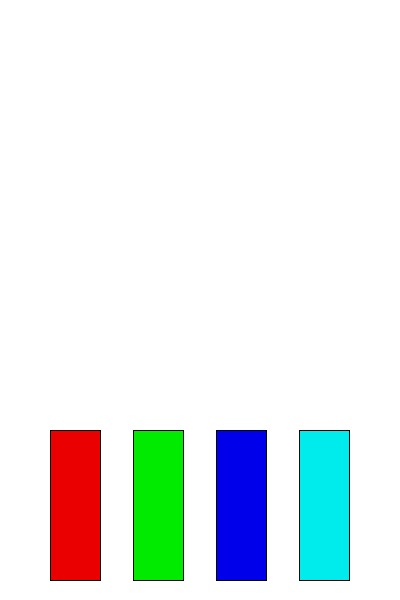
Frame 1 (no input)
Frame 60 (the mouse pressed at the canvas centre just before this capture): identical to frame 1, image omitted
Frame 120 (the mouse held since frame 60 and released just before this capture): identical to frame 1, image omitted

The Processing sketch that drew this single still picture (run headless with seeded random() and noise(); from frame 60 on, the mouse is pressed at the canvas centre):

// Processing sketch: processing_40732
// ── processing_40732.pde

// October 2, 2011
// Ben Light
// bl1236@nyu.edu
// ICM Week 4

float x, y, a, b, c, d, e, f, g, h;
float growSpeed;
float shrinkSpeed;

// Button poisiton variables
int button1X, button1Y;
int button2X, button2Y;
int button3X, button3Y;
int button4X, button4Y;
int button5X, button5Y;

// Button size variable
int button1W, button1H, button1MaxH;
int button2W, button2H, button2MaxH;
int button3W, button3H, button3MaxH;
int button4W, button4H, button4MaxH;
int button5W, button5H, button5MaxH;

// Button Color Variables
float button1Color;
float button2Color;
float button3Color;
float button4Color;
float button5Color;

// Button Base Dimension Variables
int buttonWidth;
int buttonHeight;
int buttonSpace;

void setup(){
  size(400,600);
  smooth();
  
  x = 0;  // Button1's growing rect x
  y = 0;  // Button1's growing rect y
  a = 0;  // Button2's growing rect x
  b = 0;  // Button2's growing rect y
  c = 0;  // Button3's growing rect x
  d = 0;  // Button3's growing rect y
  e = 0;  // Button4's growing rect x
  f = 0;  // Button4's growing rect y
  g = 0;  // Button5's growing rect x
  h = 0;  // Button5's growing rect y
  
  growSpeed = 1;
  shrinkSpeed = 2;
  
  buttonWidth = 50;
  buttonHeight = 150;
  buttonSpace = 33;
  
  button1X = 50;
  button2X = button1X + buttonWidth + buttonSpace;
  button3X = button2X + buttonWidth + buttonSpace;
  button4X = button3X + buttonWidth + buttonSpace;
  button5X = button4X + buttonWidth + buttonSpace;
  
  button1Y = height - buttonHeight - 20;
  button2Y = height - buttonHeight - 20;
  button3Y = height - buttonHeight - 20;
  button4Y = height - buttonHeight - 20;
  button5Y = height - buttonHeight - 20;
  
  button1H = 100;
  button2H = 200;
  button3H = 300;
  button4H = 400;
  button5H = 500;
  
  button1Color = 235;
  button2Color = 235;
  button3Color = 235;
  button4Color = 235;
  button5Color = 235;
  
  
}

void draw(){
  background(255);
  
  
 // Button 1
  fill(button1Color, 0, 0);  // Color 1A
  if(mouseX >= button1X && mouseX <= button1X + buttonWidth &&
     mouseY >= button1Y && mouseY <= button1Y + buttonHeight){
       // If you are on Button 1 then
       if(mousePressed && x <= button1H){  // Height of new rectangle
         // If you click mouse while in the rect, new rectangle grows
         //fill(255,0,0);  // Color 1B
         x = x + growSpeed;
         y = y - growSpeed;
         fill(button1Color-(x*.4),0,0);    // Color 1B
         rect(button1X, button1Y+y, buttonWidth, buttonHeight+x);
        
       }
       else {
         if(x >= 0){
         // If you un click mouse while in rectangle, new rectangle shrinks
         //fill(255,0,0);  // Color 1B
         x = x - growSpeed;
         y = y + growSpeed;
         fill(button1Color-(x*.4),0,0);    // Color 1B
         rect(button1X, button1Y+y, buttonWidth, buttonHeight+x);
         }
       }
    // Button Hover Color
    //fill(255,0,0);}    //Color 1B
    fill(button1Color-(x*.4),0,0);   } // Color 1B
    else {
         if(x >= 0){
         // new rectangle will still shrink if you are no longer on button
         x = x - shrinkSpeed;  // Shrinks a bit quicker
         y = y + shrinkSpeed;  // Shrinks a bit quicker
         rect(button1X, button1Y+y, buttonWidth, buttonHeight+x);
         }
  }
  
  rect(button1X, button1Y, buttonWidth, buttonHeight);
  
  
  // Button 2
  fill(0, button2Color, 0);  // Color 2A
  if(mouseX >= button2X && mouseX <= button2X + buttonWidth &&
     mouseY >= button2Y && mouseY <= button2Y + buttonHeight){
       // If you are on Button 2 then
       if(mousePressed && a <= button2H){  // Height of new rectangle
         // If you click mouse while in the rect, new rectangle grows
         //fill(0,255,0);  // Color 2B
         a = a + growSpeed;
         b = b - growSpeed;
         fill(0, button2Color-(a*.3),0);  // Color 2B
         rect(button2X, button2Y+b, buttonWidth, buttonHeight+a);
        
       }
       else {
         if(a >= 0){
         // If you un click mouse while in rectangle, new rectangle shrinks
         //fill(0,255,0);  // Color 2B
         a = a - growSpeed;
         b = b + growSpeed;
         fill(0, button2Color-(a*.3),0);  // Color 2B
         rect(button2X, button2Y+b, buttonWidth, buttonHeight+a);
         }
       }
    // Button Hover Color
    //fill(0,255,0);}    //Color 2B
    fill(0, button2Color-(a*.3),0);   } // Color 2B
    else {
         if(a >= 0){
         // new rectangle will still shrink if you are no longer on button
         a = a - shrinkSpeed;  // Shrinks a bit quicker
         b = b + shrinkSpeed;  // Shrinks a bit quicker
         rect(button2X, button2Y+b, buttonWidth, buttonHeight+a);
         }
  }
  
  rect(button2X, button2Y, buttonWidth, buttonHeight);
  
  
  // Button 3
  fill(0, 0, button3Color);  // Color 3A
  if(mouseX >= button3X && mouseX <= button3X + buttonWidth &&
     mouseY >= button3Y && mouseY <= button3Y + buttonHeight){
       // If you are on Button 3 then
       if(mousePressed && c <= button3H){  // Height of new rectangle
         // If you click mouse while in the rect, new rectangle grows
         //fill(0,0,255);  // Color 3B
         c = c + growSpeed;
         d = d - growSpeed;
         fill(0, 0, button3Color-(c*.25));  // Color 3B
         rect(button3X, button3Y+d, buttonWidth, buttonHeight+c);
        
       }
       else {
         if(c >= 0){
         // If you un click mouse while in rectangle, new rectangle shrinks
        // fill(0,0,255);  // Color 3B
         c = c - growSpeed;
         d = d + growSpeed;
         fill(0, 0, button3Color-(c*.25));  // Color 3B
         rect(button3X, button3Y+d, buttonWidth, buttonHeight+c);
         }
       }
    // Button Hover Color
    //fill(0,0,255);}    //Color 3B
    fill(0, 0, button3Color-(c*.25)); } // Color 3B
    else {
         if(c >= 0){
         // new rectangle will still shrink if you are no longer on button
         c = c - shrinkSpeed;  // Shrinks a bit quicker
         d = d + shrinkSpeed;  // Shrinks a bit quicker
         rect(button3X, button3Y+d, buttonWidth, buttonHeight+c);
         }
  }
  
  rect(button3X, button3Y, buttonWidth, buttonHeight);
  
  // Button 4
  fill(0, button4Color, button4Color);  // Color 4A
  if(mouseX >= button4X && mouseX <= button4X + buttonWidth &&
     mouseY >= button4Y && mouseY <= button4Y + buttonHeight){
       // If you are on Button 4 then
       if(mousePressed && e <= button4H){  // Height of new rectangle
         // If you click mouse while in the rect, new rectangle grows
         
         e = e + growSpeed;
         f = f - growSpeed;
         fill(0, button4Color-(e*.125), button4Color-(e*.125));  // Color 4B
         rect(button4X, button4Y+f, buttonWidth, buttonHeight+e);
        
       }
       else {
         if(e >= 0){
         // If you un click mouse while in rectangle, new rectangle shrinks
         //fill(0,255,255);  // Color 4B
         e = e - growSpeed;
         f = f + growSpeed;
         fill(0, button4Color-(e*.125), button4Color-(e*.125));  // Color 4B
         rect(button4X, button4Y+f, buttonWidth, buttonHeight+e);
         }
       }
    // Button Hover Color
    //fill(0,255,255);}    //Color 4B
    fill(0, button4Color-(e*.125), button4Color-(e*.125)); } // Color 4B
    else {
         if(e >= 0){
         // new rectangle will still shrink if you are no longer on button
         e = e - shrinkSpeed;  // Shrinks a bit quicker
         f = f + shrinkSpeed;  // Shrinks a bit quicker
         rect(button4X, button4Y+f, buttonWidth, buttonHeight+e);
         }
  }
  
  rect(button4X, button4Y, buttonWidth, buttonHeight);
  
  //Button 5
  //rect(button5X, button5Y, buttonWidth, buttonHeight);
}
